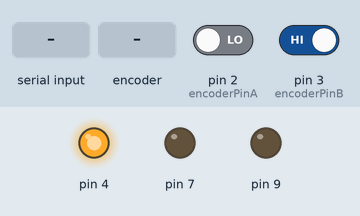
Bench run of a program on a simulated Arduino Uno, built with avr-gcc and run on an emulated ATmega328P. Parts: output pins drawn as LEDs (lit = HIGH). The test bench sets the inputs (shaded band); at power-on: pin 2 (encoderPinA) LOW, pin 3 (encoderPinB) HIGH. What the program prints to the serial monitor is not drawn.

Above: at 1.2 s.
1.3 s: "p90\n" received over Serial
At 3.81 s:
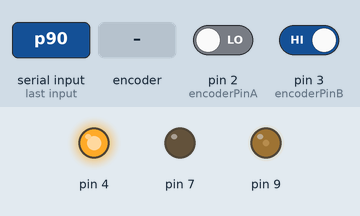
4.3 s: rotary encoder on pin 2 (encoderPinA) / pin 3 (encoderPinB) turned 2 steps (second pin leading)
At 5.36 s:
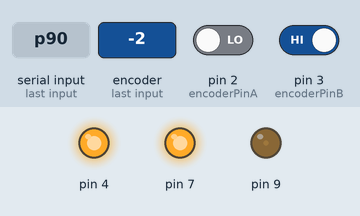
7.6 s: byte 115 ('s') received over Serial
10.1 s: "p,45\n" received over Serial
At 11.7 s:
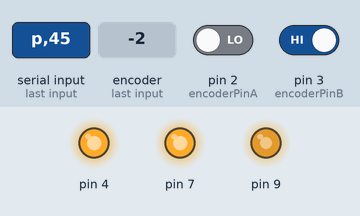
12.6 s: byte 112 ('p') received over Serial
At 13.9 s:
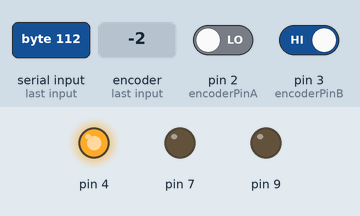
15.1 s: "s\n" received over Serial
At 17.0 s:
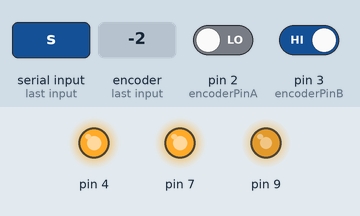
Timing chart, 0 to 18.5 s (numbered marks = the images above; inputs shaded):
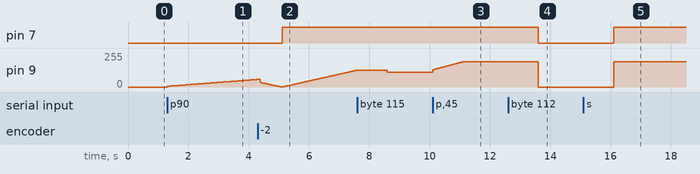

The program:

main.cpp
```cpp
#include "G2MotorDriver.h"
#include "PID_v1.h"

#define encoderPinA 2
#define encoderPinB 3

G2MotorDriver24v13 md(7, 9, 4, 6, 0); // DIRPin, PWMPin, SLPPin, FLTPin, CSPin

volatile int encoderPosition = 0;
float previousAngle = 0.0;
float encoderAngle = 0.0;
float encoderSpeed = 0.0;
float rpm = 0.0;
float theta = 0.0;
float theta_dot = 0.0;
int angle = 0;

long startTime = 0;
long currentTime = 0;
long timeWindow = 0;
int totalPulses = 0;

double setpoint, input, output;
// double Kp = 0.3, Ki = 0.75, Kd = 0.3;
double Kp = 0.1, Ki = 0.3, Kd = 0.0;

PID myPID(&input, &output, &setpoint, Kp, Ki, Kd, DIRECT);
bool positionControlMode = true;
float targetPosition = 0.0;
float targetSpeed = 0.0;
unsigned long lastPIDTime = 0;
unsigned long pidInterval = 5;
float currentSpeed = 0.0;
long lastSpeedTime = 0;
int lastEncoderPosition = 0;

// Hard angle limits
float minAngle = -90.0;  // Minimum angle in degrees
float maxAngle = 90.0;   // Maximum angle in degrees
bool angleLimitsEnabled = false;

void doEncoderA()
{
  if (digitalRead(encoderPinA) == HIGH)
  {
    if (digitalRead(encoderPinB) == LOW)
      encoderPosition++;  // CW
    else
      encoderPosition--;  // CCW
  }
  else
  {
    if (digitalRead(encoderPinB) == HIGH)
      encoderPosition++;  // CW
    else
      encoderPosition--;  // CCW
  }
}
void doEncoderB()
{
  if (digitalRead(encoderPinB) == HIGH)
  {
    if (digitalRead(encoderPinA) == HIGH)
      encoderPosition++;  // CW
    else
      encoderPosition--;  // CCW
  }
  else
  {
    if (digitalRead(encoderPinA) == LOW)
      encoderPosition++;  // CW
    else
      encoderPosition--;  // CCW
  }
}

void setup()
{
  Serial.begin(115200);

  // Motor driver
  md.init();
  md.Wake();
  md.calibrateCurrentOffset();
  delay(10);
  // md.Sleep();

  pinMode(encoderPinA, INPUT);
  pinMode(encoderPinB, INPUT);
  attachInterrupt(digitalPinToInterrupt(2), doEncoderA, CHANGE);
  attachInterrupt(digitalPinToInterrupt(3), doEncoderB, CHANGE);

  myPID.SetMode(AUTOMATIC);
  myPID.SetOutputLimits(-300, 300);
  myPID.SetSampleTime(pidInterval);

  // Initialize setpoint to current position
  setpoint = 0.0;

  lastPIDTime = millis();
  lastSpeedTime = millis();
  lastEncoderPosition = encoderPosition;

  Serial.println("setup complete!");
}
void calcSpeed()
{
  unsigned long currentTime = millis();
  unsigned long dt = currentTime - lastSpeedTime;

  if (dt >= 10)  // Calculate speed every 10ms for PID input freshness
  {
    long deltaPulses = encoderPosition - lastEncoderPosition;
    float deltaAngle = (deltaPulses * 360.0) / 17280.0;
    currentSpeed = (deltaAngle * 1000.0) / dt;
    lastEncoderPosition = encoderPosition;
    lastSpeedTime = currentTime;
  }
}
void updatePID()
{
  encoderAngle = fmod((encoderPosition * 360.0) / 17280.0 + 360.0, 360.0);
  calcSpeed();

  if (positionControlMode)
  {
    input = encoderAngle;

    // Calculate signed error with wrap-around
    float error = setpoint - input;
    if (error > 180) error -= 360;
    if (error < -180) error += 360;

    // Check if close enough to target (within 2 degrees)
    if (abs(error) < 5.0)
    {
      output = 0;  // Stop output when settled
      // md.setSpeed(0);
    }
    else
    {
      myPID.Compute();
    }
  }
  else
  {
    input = currentSpeed;
    myPID.Compute();
  }

  // Apply hard angle limits using direction pin logic
  int finalSpeed = constrain(output, -400, 400);

  if (angleLimitsEnabled)
  {
    // Enforce hard angle limits
    if (encoderAngle <= minAngle && finalSpeed < 0)
    {
      // At minimum angle, prevent counterclockwise motion
      finalSpeed = 0;
    }
    else if (encoderAngle >= maxAngle && finalSpeed > 0)
    {
      // At maximum angle, prevent clockwise motion
      finalSpeed = 0;
    }
  }

  md.setSpeed(finalSpeed);
}
void processSerialCommands()
{
  if (Serial.available())
  {
    char cmd = Serial.read();

    if (cmd == 'p')
    {
      float pos = Serial.parseFloat();
      targetPosition = pos;
      positionControlMode = true;
      setpoint = targetPosition;
      Serial.print("Position mode - Target: ");
      Serial.print(targetPosition);
      Serial.println(" degrees");
      while (Serial.available() && Serial.peek() != '\n') Serial.read();  // Clear buffer
    }
    else if (cmd == 's')
    {
      float speed = Serial.parseFloat();
      targetSpeed = speed * (244.44/400.0); // deg / sec
      positionControlMode = false;
      setpoint = targetSpeed * (400.0/244.44);
      Serial.print("Speed mode - Target: ");
      Serial.print(targetSpeed);
      Serial.println(" deg/sec");
      while (Serial.available() && Serial.peek() != '\n') Serial.read();  // Clear buffer
    }
    else if (cmd == 'k')
    {
      char param = Serial.read();
      float value = Serial.parseFloat();

      if (param == 'p')
      {
        Kp = value;
        myPID.SetTunings(Kp, Ki, Kd);
        Serial.print("Kp set to: ");
        Serial.println(Kp);
      }
      else if (param == 'i')
      {
        Ki = value;
        myPID.SetTunings(Kp, Ki, Kd);
        Serial.print("Ki set to: ");
        Serial.println(Ki);
      }
      else if (param == 'd')
      {
        Kd = value;
        myPID.SetTunings(Kp, Ki, Kd);
        Serial.print("Kd set to: ");
        Serial.println(Kd);
      }
      while (Serial.available() && Serial.peek() != '\n') Serial.read();  // Clear buffer
    }
    else if (cmd == 'l')
    {
      char param = Serial.read();
      float value = Serial.parseFloat();

      if (param == 'n')
      {
        minAngle = value;
        Serial.print("Min angle limit set to: ");
        Serial.println(minAngle);
      }
      else if (param == 'x')
      {
        maxAngle = value;
        Serial.print("Max angle limit set to: ");
        Serial.println(maxAngle);
      }
      else if (param == 'e')
      {
        angleLimitsEnabled = (value != 0);
        Serial.print("Angle limits ");
        Serial.println(angleLimitsEnabled ? "ENABLED" : "DISABLED");
      }
      while (Serial.available() && Serial.peek() != '\n') Serial.read();  // Clear buffer
    }
  }
}

void loop()
{
  processSerialCommands();  // Process incoming serial commands

  unsigned long currentTime = millis();

  // Serial.println(startTime);
  if (currentTime - lastPIDTime >= pidInterval)
  {
    updatePID();
    lastPIDTime = currentTime;

    // Debug output every 100ms
    static unsigned long lastDebugTime = 0;
    if (currentTime - lastDebugTime >= 100)
    {
      Serial.print("mode: ");
      Serial.print(positionControlMode ? "POS" : "SPD");
      Serial.print(" | setpoint: ");
      Serial.print(setpoint);
      Serial.print(" | input: ");
      Serial.print(input);
      Serial.print(" | output: ");
      Serial.print(output);
      Serial.print(" | position: ");
      Serial.print(encoderAngle);
      Serial.print("° | speed: ");
      Serial.print(currentSpeed);
      Serial.print("°/s | limits: [");
      Serial.print(minAngle);
      Serial.print(", ");
      Serial.print(maxAngle);
      Serial.print("] ");
      Serial.println(angleLimitsEnabled ? "(ON)" : "(OFF)");
      lastDebugTime = currentTime;
    }
  }
}
```

Measured:
- after the input at 1.3 s, pin 9: moves from 0/255 to 57/255 over 3.0 s, starting at once
- after the input at 4.3 s, pin 7: LOW → HIGH after 0.81 s
- after the input at 10.1 s, pin 9: moves from 109/255 to 191/255 over 1.0 s, starting at once
- after the input at 12.6 s, pin 7: HIGH → LOW after 1.0 s; pin 9: 191/255 → 0/255 after 1.0 s
- after the input at 15.1 s, pin 7: LOW → HIGH after 1.0 s; pin 9: 0/255 → 191/255 after 1.0 s
